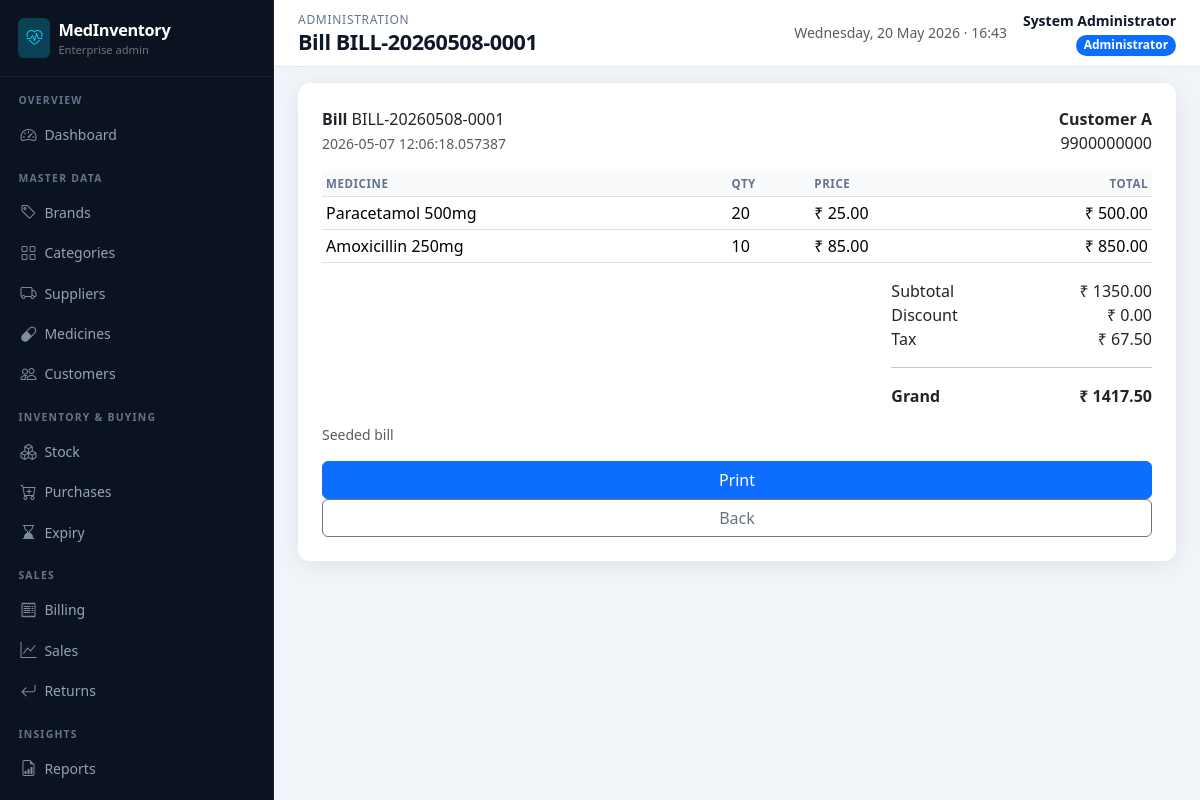
Screenshot of /admin/billing/1 (signed in) with the database file from the repository.
### app/models.py (models this page shows, shortened)
class Bill(db.Model):
    __tablename__ = "bills"
    id = db.Column(db.Integer, primary_key=True)
    bill_number = db.Column(db.String(40), unique=True, nullable=False, index=True)
    customer_id = db.Column(db.Integer, db.ForeignKey("customers.id"), nullable=False)
    staff_id = db.Column(db.Integer, db.ForeignKey("users.id"), nullable=False)
    created_at = db.Column(db.DateTime, default=datetime.utcnow, index=True)
    discount_percent = db.Column(db.Numeric(5, 2), default=Decimal("0"))
    tax_percent = db.Column(db.Numeric(5, 2), default=Decimal("0"))
    subtotal = db.Column(db.Numeric(14, 2), default=Decimal("0"))
    discount_amount = db.Column(db.Numeric(14, 2), default=Decimal("0"))
    tax_amount = db.Column(db.Numeric(14, 2), default=Decimal("0"))
    grand_total = db.Column(db.Numeric(14, 2), default=Decimal("0"))
    notes = db.Column(db.Text)
    items = db.relationship("BillItem", backref="bill", lazy="dynamic", cascade="all, delete-orphan")
    returns = db.relationship("MedicineReturn", backref="bill", lazy="dynamic")

class User(UserMixin, db.Model):
    __tablename__ = "users"
    id = db.Column(db.Integer, primary_key=True)
    username = db.Column(db.String(80), unique=True, nullable=False, index=True)
    password_hash = db.Column(db.String(256), nullable=False)
    full_name = db.Column(db.String(120), nullable=False)
    email = db.Column(db.String(120))
    phone = db.Column(db.String(32))
    role = db.Column(db.String(20), nullable=False, default="staff")  # admin | staff
    is_active = db.Column(db.Boolean, default=True)
    created_at = db.Column(db.DateTime, default=datetime.utcnow)
    bills = db.relationship("Bill", backref="staff", lazy="dynamic")
    returns = db.relationship("MedicineReturn", backref="staff", lazy="dynamic")

class Customer(db.Model):
    __tablename__ = "customers"
    id = db.Column(db.Integer, primary_key=True)
    name = db.Column(db.String(120), nullable=False, index=True)
    contact_number = db.Column(db.String(32))
    email = db.Column(db.String(120))
    address = db.Column(db.Text)
    created_at = db.Column(db.DateTime, default=datetime.utcnow)
    bills = db.relationship("Bill", backref="customer", lazy="dynamic")

class BillItem(db.Model):
    __tablename__ = "bill_items"
    id = db.Column(db.Integer, primary_key=True)
    bill_id = db.Column(db.Integer, db.ForeignKey("bills.id"), nullable=False)
    medicine_id = db.Column(db.Integer, db.ForeignKey("medicines.id"), nullable=False)
    quantity = db.Column(db.Integer, nullable=False)
    unit_price = db.Column(db.Numeric(12, 2), nullable=False)
    unit_cost = db.Column(db.Numeric(12, 2), nullable=False)
    line_total = db.Column(db.Numeric(14, 2), nullable=False)

class Medicine(db.Model):
    __tablename__ = "medicines"
    id = db.Column(db.Integer, primary_key=True)
    name = db.Column(db.String(160), nullable=False, index=True)
    brand_id = db.Column(db.Integer, db.ForeignKey("brands.id"), nullable=False)
    category_id = db.Column(db.Integer, db.ForeignKey("categories.id"), nullable=False)
    supplier_id = db.Column(db.Integer, db.ForeignKey("suppliers.id"), nullable=False)
    batch_number = db.Column(db.String(80), nullable=False, index=True)
    manufacturing_date = db.Column(db.Date, nullable=False)
    expiry_date = db.Column(db.Date, nullable=False, index=True)
    purchase_price = db.Column(db.Numeric(12, 2), nullable=False)
    selling_price = db.Column(db.Numeric(12, 2), nullable=False)
    quantity = db.Column(db.Integer, nullable=False, default=0)
    min_stock_level = db.Column(db.Integer, nullable=False, default=10)
    description = db.Column(db.Text)
    created_at = db.Column(db.DateTime, default=datetime.utcnow)
    bill_items = db.relationship("BillItem", backref="medicine", lazy="dynamic")
    purchase_lines = db.relationship("Purchase", backref="medicine", lazy="dynamic")

### app/admin_routes.py (the view)
@admin_bp.route("/billing/<int:bid>")
@login_required
@admin_required
def bill_detail(bid):
    bill = Bill.query.get_or_404(bid)
    return render_template("admin/bill_detail.html", bill=bill)

### app/utils.py (called while the page is built)
def admin_required(view):
    @wraps(view)
    def wrapped(*args, **kwargs):
        if not current_user.is_authenticated:
            flash("Please log in to continue.", "warning")
            return redirect(url_for("main.login", next=request.url))
        if current_user.role != "admin":
            flash("You do not have permission to access that page.", "danger")
            return redirect(url_for("staff.dashboard"))
        return view(*args, **kwargs)
    return wrapped

### app/templates/admin/bill_detail.html
{% extends "admin/layout.html" %}
{% block page_title %}Bill {{ bill.bill_number }}{% endblock %}
{% block content %}
<div class="card card-soft p-4">
  <div class="row mb-3">
    <div class="col-md-6"><strong>Bill</strong> {{ bill.bill_number }}<br><small class="text-muted">{{ bill.created_at }}</small></div>
    <div class="col-md-6 text-md-end"><strong>{{ bill.customer.name }}</strong><br>{{ bill.customer.contact_number or '' }}</div>
  </div>
  <table class="table table-sm">
    <thead><tr><th>Medicine</th><th>Qty</th><th>Price</th><th class="text-end">Total</th></tr></thead>
    <tbody>
      {% for li in bill.items %}
      <tr><td>{{ li.medicine.name }}</td><td>{{ li.quantity }}</td><td>₹ {{ li.unit_price }}</td><td class="text-end">₹ {{ li.line_total }}</td></tr>
      {% endfor %}
    </tbody>
  </table>
  <div class="row justify-content-end">
    <div class="col-md-4">
      <div class="d-flex justify-content-between"><span>Subtotal</span><span>₹ {{ '%.2f'|format(bill.subtotal|float) }}</span></div>
      <div class="d-flex justify-content-between"><span>Discount</span><span>₹ {{ '%.2f'|format(bill.discount_amount|float) }}</span></div>
      <div class="d-flex justify-content-between"><span>Tax</span><span>₹ {{ '%.2f'|format(bill.tax_amount|float) }}</span></div>
      <hr>
      <div class="d-flex justify-content-between fw-bold"><span>Grand</span><span>₹ {{ '%.2f'|format(bill.grand_total|float) }}</span></div>
    </div>
  </div>
  {% if bill.notes %}<p class="small text-muted mt-3">{{ bill.notes }}</p>{% endif %}
  <a href="{{ url_for('admin.bill_print', bid=bill.id) }}" class="btn btn-primary">Print</a>
  <a href="{{ url_for('admin.billing_list') }}" class="btn btn-outline-secondary">Back</a>
</div>
{% endblock %}

### app/templates/admin/layout.html (shortened to what this page needs)
{% extends "base.html" %}
{% block body %}
<div class="admin-shell d-flex">
  <aside class="sidebar-admin no-print d-none d-lg-block">
    <div class="brand-block">
      <div class="d-flex align-items-center gap-2 text-white">
        <span class="rounded-2 bg-info bg-opacity-25 d-flex p-2"><i class="bi bi-heart-pulse text-info"></i></span>
        <div>
          <div class="product-name fw-bold">MedInventory</div>
          <div class="small text-secondary" style="font-size:0.7rem;">Enterprise admin</div>
        </div>
      </div>
    </div>
    <nav class="nav flex-column pb-4">
      <div class="nav-section-label">Overview</div>
      <a class="nav-link {% if request.endpoint == 'admin.dashboard' %}active{% endif %}" href="{{ url_for('admin.dashboard') }}"><i class="bi bi-speedometer2"></i> Dashboard</a>
      <div class="nav-section-label">Master data</div>
      <a class="nav-link {% if request.endpoint in ['admin.brands','admin.brand_detail','admin.brand_new','admin.brand_edit'] %}active{% endif %}" href="{{ url_for('admin.brands') }}"><i class="bi bi-tag"></i> Brands</a>
      <a class="nav-link " href="{{ url_for('admin.categories') }}"><i class="bi bi-grid"></i> Categories</a>
      <a class="nav-link {% if request.endpoint in ['admin.suppliers','admin.supplier_detail','admin.supplier_new','admin.supplier_edit'] %}active{% endif %}" href="{{ url_for('admin.suppliers') }}"><i class="bi bi-truck"></i> Suppliers</a>
      <a class="nav-link " href="{{ url_for('admin.medicines') }}"><i class="bi bi-capsule"></i> Medicines</a>
      <a class="nav-link " href="{{ url_for('admin.customers') }}"><i class="bi bi-people"></i> Customers</a>
      <div class="nav-section-label">Inventory &amp; buying</div>
      <a class="nav-link {% if 'stock' in (request.endpoint or '') %}active{% endif %}" href="{{ url_for('admin.stock_index') }}"><i class="bi bi-boxes"></i> Stock</a>
      <a class="nav-link " href="{{ url_for('admin.purchases') }}"><i class="bi bi-cart-plus"></i> Purchases</a>
      <a class="nav-link {% if request.endpoint == 'admin.expiry_index' %}active{% endif %}" href="{{ url_for('admin.expiry_index') }}"><i class="bi bi-hourglass-bottom"></i> Expiry</a>
      <div class="nav-section-label">Sales</div>
      <a class="nav-link {% if 'billing' in (request.endpoint or '') %}active{% endif %}" href="{{ url_for('admin.billing_list') }}"><i class="bi bi-receipt"></i> Billing</a>
      <a class="nav-link {% if request.endpoint in ['admin.sales','admin.sales_medicine_wise','admin.sales_daily','admin.sales_monthly'] %}active{% endif %}" href="{{ url_for('admin.sales') }}"><i class="bi bi-graph-up"></i> Sales</a>
      <a class="nav-link {% if 'returns' in (request.endpoint or '') %}active{% endif %}" href="{{ url_for('admin.returns_list') }}"><i class="bi bi-arrow-return-left"></i> Returns</a>
      <div class="nav-section-label">Insights</div>
      <a class="nav-link" href="{{ url_for('admin.reports', name='stock') }}"><i class="bi bi-file-earmark-bar-graph"></i> Reports</a>
      <a class="nav-link {% if request.endpoint == 'admin.analytics' %}active{% endif %}" href="{{ url_for('admin.analytics') }}"> Analytics</a>
    </nav>
  </aside>
  <div class="main-with-sidebar flex-grow-1">
    <header class="topbar d-flex flex-wrap justify-content-between align-items-center gap-2 no-print">
      <div class="d-flex align-items-center gap-2">
        <div>
          <div class="admin-breadcrumb">{% block breadcrumb %}Administration{% endblock %}</div>
          <h1 class="admin-page-title mb-0">{% block page_title %}Console{% endblock %}</h1>
        </div>
      </div>
      <div class="d-flex align-items-center gap-3 text-end">
        <div class="d-none d-md-block small text-muted">{{ moment or '' }}</div>
        <div>
          <div class="fw-semibold small">{{ current_user.full_name }}</div>
          <span class="badge text-bg-primary rounded-pill">Administrator</span>
        </div>
      </div>
    </header>
    <main class="p-4 pt-3">
      {% block content %}{% endblock %}
    </main>
  </div>
</div>
{% endblock %}

### app/static/css/app.css (style rules this page uses)
:root { --mi-primary: #0d6efd; --mi-sidebar: #0b1220; --mi-sidebar-border: rgba(148, 163, 184, 0.12); --mi-sidebar-hover: #151f32; --mi-accent: #06b6d4; --mi-card-shadow: 0 4px 24px rgba(15, 23, 42, 0.08); --mi-topbar-h: 64px; }
body { font-family: "Segoe UI", system-ui, -apple-system, Roboto, "Helvetica Neue", sans-serif; background: #f1f5f9; color: #0f172a; }
.card-soft { border: none; box-shadow: var(--mi-card-shadow); border-radius: 12px; background: #fff; }
.sidebar-admin { min-height: 100vh; background: var(--mi-sidebar); color: #e2e8f0; width: 274px; position: fixed; left: 0; top: 0; z-index: 1040; padding: 0; overflow-y: auto; border-right: 1px solid var(--mi-sidebar-border); }
.sidebar-admin .brand-block { padding: 1.1rem 1.15rem; border-bottom: 1px solid var(--mi-sidebar-border); }
.sidebar-admin .brand-block .product-name { font-size: 1.02rem; letter-spacing: -0.02em; }
.sidebar-admin .nav-section-label { font-size: 0.65rem; text-transform: uppercase; letter-spacing: 0.12em; color: #64748b; padding: 1rem 1.15rem 0.35rem; font-weight: 600; }
.sidebar-admin a.nav-link { color: #94a3b8; border-radius: 8px; margin: 1px 10px; padding: 0.45rem 0.65rem; font-size: 0.875rem; display: flex; align-items: center; gap: 0.5rem; }
.sidebar-admin a.nav-link i { font-size: 1rem; opacity: 0.85; }
.main-with-sidebar { margin-left: 274px; min-height: 100vh; }
.admin-shell { min-height: 100vh; }
.topbar { background: #fff; border-bottom: 1px solid #e2e8f0; min-height: var(--mi-topbar-h); padding: 0.65rem 1.5rem; position: sticky; top: 0; z-index: 1020; }
.admin-page-title { font-size: 1.35rem; font-weight: 700; letter-spacing: -0.02em; color: #0f172a; }
.admin-breadcrumb { font-size: 0.75rem; color: #64748b; text-transform: uppercase; letter-spacing: 0.06em; }
.table thead th { font-size: 0.72rem; text-transform: uppercase; letter-spacing: 0.05em; color: #64748b; font-weight: 600; border-bottom-width: 1px; background: #f8fafc; white-space: nowrap; }
.table tbody td { vertical-align: middle; }

### rows the page displays
Bill: bill_number "BILL-20260508-0001", created_at "2026-05-07 12:06:18.057387", subtotal "1350.00", discount_amount "0.00", tax_amount "67.50", grand_total "1417.50", notes "Seeded bill"
User: full_name "System Administrator"
Customer: customer.name "Customer A", customer "9900000000"
BillItem: medicine.name "Paracetamol 500mg", quantity "20", unit_price "25.00", line_total "500.00"
BillItem: medicine.name "Amoxicillin 250mg", quantity "10", unit_price "85.00", line_total "850.00"
